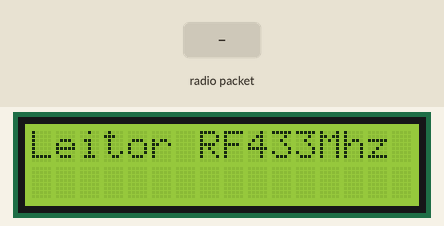
Simulated run of this sketch. Board: Arduino Uno, built with avr-gcc and run on an emulated ATmega328P. Shown: 16×2 character LCD. The test bench sets the inputs (shaded band). No radio packets arrive unless stated; what the sketch prints to the serial monitor is not drawn.

Above: at 2.2 s.
2.3 s: radio packet "1" arrives
At 12.1 s:
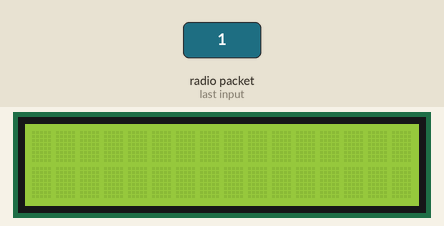
At 13.5 s:
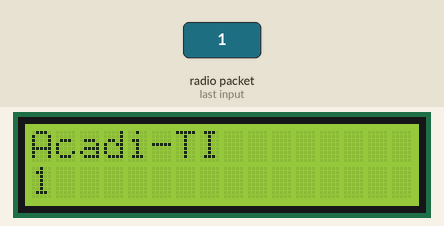
Timing chart, 0 to 13.8 s (numbered marks = the images above; inputs shaded):
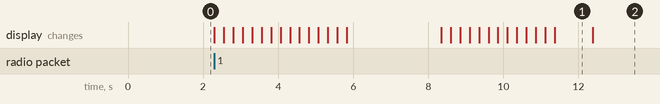

The sketch:

rc_switch_rx_LCD_msg.ino
```cpp
#include <RHReliableDatagram.h>                      // biblioteca Radiohead reliableDatagram
#include <RH_ASK.h>                                  // biblioteca Radiohead ASK
#include <SPI.h>                                     // biblioteca SPI
#include <LiquidCrystal_I2C.h>

// Inicializa o display no endereco 0x27
LiquidCrystal_I2C lcd(0x27,2,1,0,4,5,6,7,3, POSITIVE);

#define TX_ADDRESS 1                                 // endereÃ§o do transmissor
#define RX_ADDRESS 2                                 // endereÃ§o do receptor

uint8_t count = 0;                                   // contador
uint8_t buf[RH_ASK_MAX_MESSAGE_LEN];                 // buffer da mensagem
uint8_t tamanho;                                     // tamanho da mensagem
uint8_t from;                                        // endereÃ§o de quem transmite

RH_ASK driver;                                       // instÃ¢ncia RH ASK
RHReliableDatagram gerente(driver, RX_ADDRESS);      // configurando o gerenciador


void setup(void) {
  Serial.begin(9600);
  lcd.begin (16,2);

 lcd.setBacklight(HIGH);
 //lcd.setCursor(0,0);
 lcd.print("Leitor RF433Mhz");
 delay(1000);
 Serial.begin(9600);                                // inicializa console serial 9600 bps
 if (!gerente.init())                               // se a inicializaÃ§Ã£o do gerenciador falhar
    Serial.println("Falha na inicializacao");        // print na console serial
}


void loop(void) {

 if (gerente.available())                           // se gerenciador estiver ativo
  {
    tamanho = sizeof(buf);                           // determina o tamanho do buffer
    if (gerente.recvfromAck(buf, &tamanho, &from))   // se o gerenciador receber mensagem
    {
      Serial.print("Recebido de: 0x");               // print na console serial
      Serial.print(from, HEX);                       // print do endereÃ§o do transmissor em Hexadecimal
      Serial.print(": ");                            // print na console serial
      Serial.println((char*)buf);                    // print da mensagem recebida


 // Aqui vamos movimentar todo o display X posições para a ESQUERDA.
  for(int posi_LCD = 0; posi_LCD < 36; posi_LCD ++)
  {
    lcd.setCursor(16,1);
    lcd.scrollDisplayLeft();  //Essa é a função que faz as letras se deslocarem

    delay(250);         // Quanto menor o tempo, mais rápido será o deslocamento
  }


lcd.clear();
delay(1000);
lcd.home();

 lcd.setCursor(0,0);
 lcd.print("Acadi-TI");
 lcd.setCursor(0,1);
 lcd.print((char*)buf);
    }

  }
}
```

Measured:
- after the input at 2.3 s, the display: first changes at once (image 1 shows a later state)
- what the display in image 1 shows lasts 1.0 s, from 11.4 s to 12.4 s
